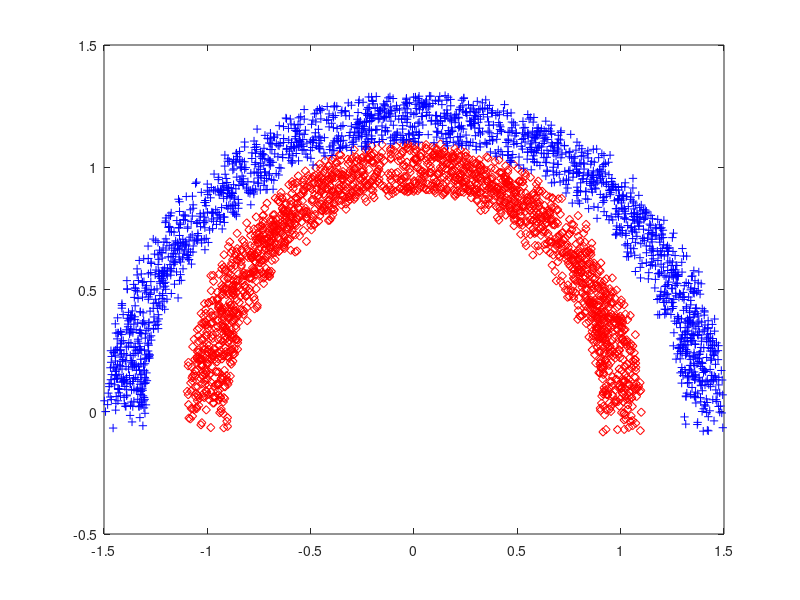

MATLAB code for this plot:
n = 2000;
m = 2000;

R = rand(1,n);
A = [cos(2*pi*R);abs(sin(2*pi*R))]+ (rand(2,n)-.5)*.2;
R = rand(1,m);
B = [1.4*cos(2*pi*R);1.2*abs(sin(2*pi*R))] + (rand(2,m)-.5)*.2;
plot(A(1,:),A(2,:),'dr',B(1,:),B(2,:),'+b');

dlmwrite('box.data', [A',zeros(n,1);B',ones(m,1)]);
